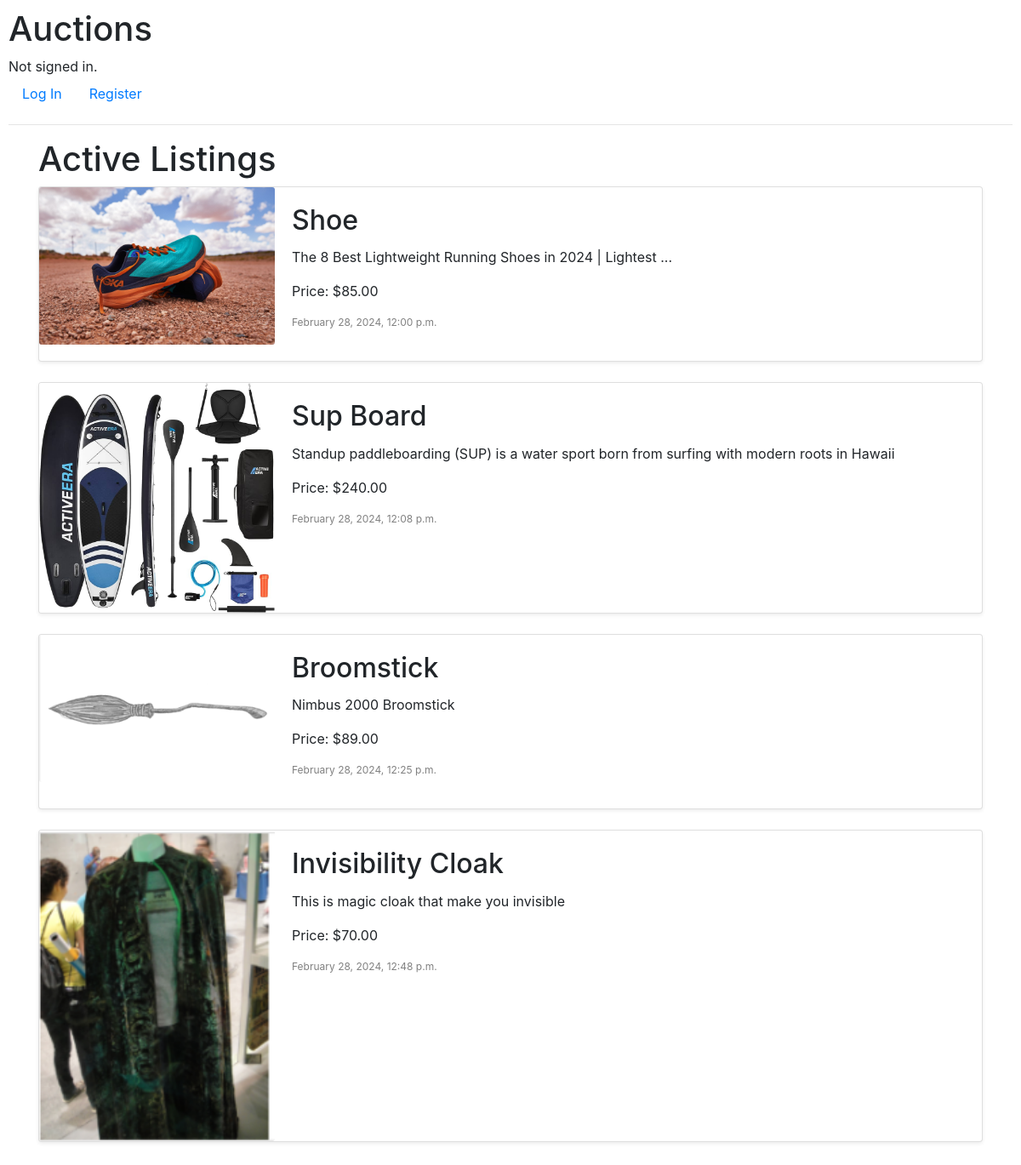
The page / on the database its author committed.
### auctions/models.py (models this page shows)
class Listing(models.Model):
    STATUS_CHOICES = [
        ('active', 'Active'),
        ('inactive', 'Inactive'),
    ]
    title = models.CharField(max_length=100)
    description = models.TextField()
    starting_bid = models.DecimalField(max_digits=10, decimal_places=2)
    current_price = models.DecimalField(max_digits=10, decimal_places=2, default=0)  # Added to track current price
    image_url = models.URLField(blank=True)  # Optional, if you want to store external image URLs
    image = models.ImageField(upload_to='listing_images', blank=True, null=True)  # Added to store uploaded images locally
    status = models.CharField(max_length=10, choices=STATUS_CHOICES, default='active')
    category = models.CharField(max_length=50, blank=True)
    creator = models.ForeignKey(User, on_delete=models.CASCADE)
    created_at = models.DateTimeField(auto_now_add=True)

### auctions/views.py (the view)
# urls.py: path("", views.index, name="index"),
def index(request):
    active_listings = Listing.objects.all()  # Fetch all active listings from the database
    return render(request, "auctions/index.html",  {'active_listings': active_listings})

### auctions/templates/auctions/index.html (shortened to what this page needs)
{% extends "auctions/layout.html" %}
{% block body %}
<div class="container">
  <h1>Active Listings</h1>
  {% for listing in active_listings %}
  <div class="card mb-4 shadow-sm">
    <div class="row no-gutters">
      <div class="col-md-3">
        {% if listing.image %}
        <img class="card-img" src="{{ listing.image.url }}" alt="{{ listing.title }}">
        {% else %}
        <div class="no-image-placeholder"></div>
        {% endif %}
      </div>
      <div class="col-md-9">
        <div class="card-body">
          <h2 class="card-title">{{ listing.title }}</h2>
          <p class="card-text">{{ listing.description }}</p>
          <p class="card-text">Price: ${{ listing.current_price }}</p>
          <p class="card-text" style="color: gray; font-size: 12px;">{{ listing.created_at|date:"F j, Y, g:i a" }}</p>
        </div>
      </div>
    </div>
  </div>
  {% endfor %}
</div>
{% endblock %}

### auctions/templates/auctions/layout.html (shortened to what this page needs)
{% load static %}
<!DOCTYPE html>
<html lang="en">
<head>
<link rel="stylesheet" href="https://stackpath.bootstrapcdn.com/bootstrap/4.4.1/css/bootstrap.min.css">
<link href="{% static 'auctions/styles.css' %}" rel="stylesheet">
</head>
<body>
<h1>Auctions</h1>
<div>
{% if user.is_authenticated %}
    Signed in as <strong>{{ user.username }}</strong>.
    <ul class="nav">
        <li class="nav-item">
            <a class="nav-link" href="{% url 'index' %}">Active Listings</a>
        </li>
        <li class="nav-item">
            <a class="nav-link" href="{% url 'watchlist' %}">Watchlist</a>
        </li>
        <li class="nav-item">
            <a class="nav-link" href="{% url 'create_listing' %}">Create Listing</a>
        </li>
        <li class="nav-item">
            <a class="nav-link" href="{% url 'logout' %}">Log Out</a>
        </li>
    </ul>
{% else %}
    Not signed in.
    <ul class="nav">
        <li class="nav-item">
            <a class="nav-link" href="{% url 'login' %}">Log In</a>
        </li>
        <li class="nav-item">
            <a class="nav-link" href="{% url 'register' %}">Register</a>
        </li>
    </ul>
{% endif %}
</div>
<hr>
{% block body %}
{% endblock %}
</body>
</html>

### auctions/static/auctions/styles.css (style rules this page uses)
body { padding: 10px; }

### rows shown on the page
Listing: image (picture), title "Shoe", description "The 8 Best Lightweight Running Shoes in 2024 | Lightest ...", current_price "85.00", created_at "February 28, 2024, 12:00 p.m."
Listing: image (picture), title "Sup Board", description "Standup paddleboarding (SUP) is a water sport born from surfing with modern roots in Hawaii", current_price "240.00", created_at "February 28, 2024, 12:08 p.m."
Listing: image (picture), title "Broomstick", description "Nimbus 2000 Broomstick", current_price "89.00", created_at "February 28, 2024, 12:25 p.m."
Listing: image (picture), title "Invisibility Cloak", description "This is magic cloak that make you invisible", current_price "70.00", created_at "February 28, 2024, 12:48 p.m."
